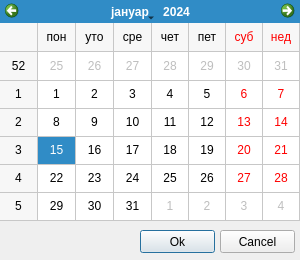
<?xml version="1.0" encoding="UTF-8"?>
<ui version="4.0">
 <class>Dialog</class>
 <widget class="QDialog" name="Dialog">
  <property name="windowModality">
   <enum>Qt::WindowModal</enum>
  </property>
  <property name="geometry">
   <rect>
    <x>0</x>
    <y>0</y>
    <width>300</width>
    <height>260</height>
   </rect>
  </property>
  <property name="minimumSize">
   <size>
    <width>300</width>
    <height>260</height>
   </size>
  </property>
  <property name="windowTitle">
   <string>Calendar</string>
  </property>
  <property name="windowIcon">
   <iconset>
    <normaloff>data/assets/calendar.png</normaloff>data/assets/calendar.png</iconset>
  </property>
  <property name="modal">
   <bool>true</bool>
  </property>
  <widget class="QCalendarWidget" name="cld_datum">
   <property name="geometry">
    <rect>
     <x>0</x>
     <y>0</y>
     <width>300</width>
     <height>221</height>
    </rect>
   </property>
   <property name="locale">
    <locale language="Serbian" country="Serbia"/>
   </property>
   <property name="gridVisible">
    <bool>true</bool>
   </property>
  </widget>
  <widget class="QPushButton" name="btn_ok">
   <property name="geometry">
    <rect>
     <x>140</x>
     <y>230</y>
     <width>75</width>
     <height>23</height>
    </rect>
   </property>
   <property name="text">
    <string>Ok</string>
   </property>
  </widget>
  <widget class="QPushButton" name="btn_cancel">
   <property name="geometry">
    <rect>
     <x>220</x>
     <y>230</y>
     <width>75</width>
     <height>23</height>
    </rect>
   </property>
   <property name="text">
    <string>Cancel</string>
   </property>
  </widget>
 </widget>
 <resources/>
 <connections/>
</ui>
